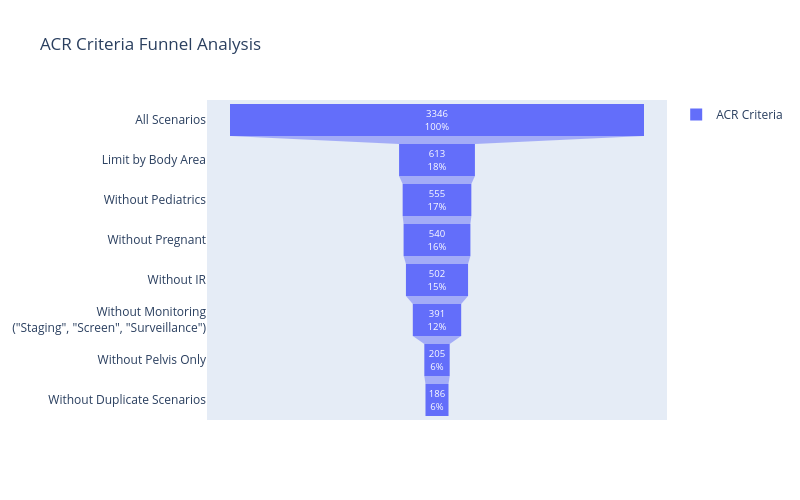

The code cell stored with this chart in its notebook:
### Code cell
import plotly.graph_objects as go

fig = go.Figure()

fig.add_trace(go.Funnel(
    name = 'ACR Criteria',
    y = ['All Scenarios', 'Limit by Body Area', 'Without Pediatrics', 'Without Pregnant', 'Without IR', 'Without Monitoring<br>("Staging", "Screen", "Surveillance")', 'Without Pelvis Only', 'Without Duplicate Scenarios'],
    x = [len(df), body_area_n, without_peds_n, without_pregnant_n, without_IR_n, without_monitoring_n, without_pelvis_n, without_duplicates_n],
    textinfo = "value+percent initial"
))

fig.update_layout(
    title = "ACR Criteria Funnel Analysis",
    showlegend = True,
    width = 800,
    height = 500
)

fig.show()

### Figure 1 — Plotly figure (JSON) as saved in the notebook; plotly's stock layout.template omitted (floating-point values rounded to 4 significant figures)
{"data": [{"name": "ACR Criteria", "textinfo": "value+percent initial", "type": "funnel", "x": [3346, 613, 555, 540, 502, 391, 205, 186], "y": ["All Scenarios", "Limit by Body Area", "Without Pediatrics", "Without Pregnant", "Without IR", "Without Monitoring<br>(\"Staging\", \"Screen\", \"Surveillance\")", "Without Pelvis Only", "Without Duplicate Scenarios"]}], "layout": {"height": 500, "showlegend": true, "title": {"text": "ACR Criteria Funnel Analysis"}, "width": 800}}
